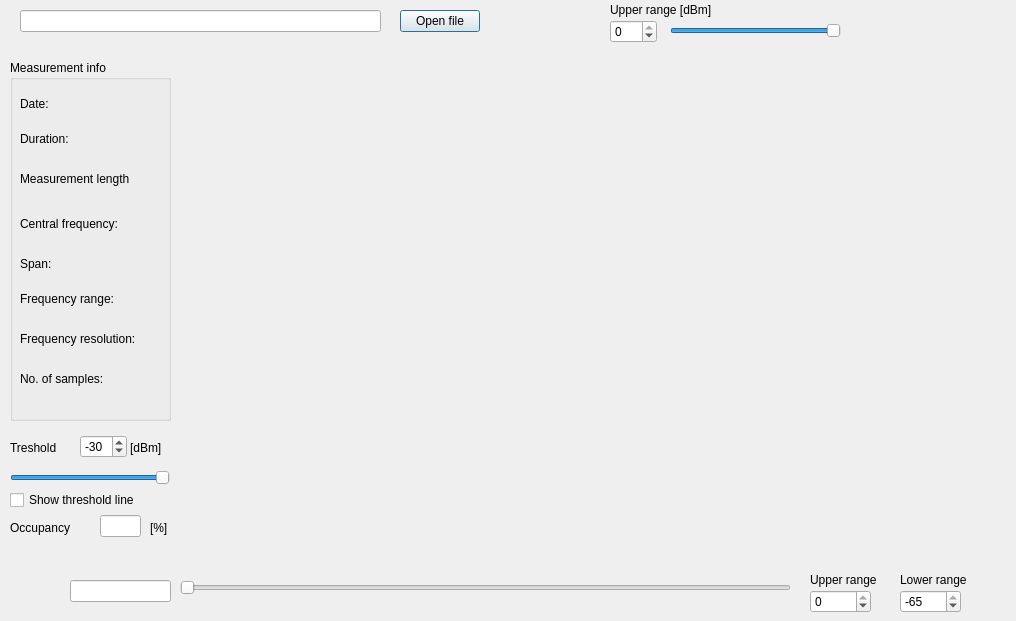
<?xml version="1.0" encoding="UTF-8"?>
<ui version="4.0">
 <class>LoadData</class>
 <widget class="QDialog" name="LoadData">
  <property name="geometry">
   <rect>
    <x>0</x>
    <y>0</y>
    <width>1016</width>
    <height>621</height>
   </rect>
  </property>
  <property name="windowTitle">
   <string>Dialog</string>
  </property>
  <widget class="QCustomPlot" name="waterfallWidget" native="true">
   <property name="geometry">
    <rect>
     <x>180</x>
     <y>60</y>
     <width>821</width>
     <height>251</height>
    </rect>
   </property>
  </widget>
  <widget class="QCustomPlot" name="graphWidget" native="true">
   <property name="geometry">
    <rect>
     <x>180</x>
     <y>350</y>
     <width>821</width>
     <height>221</height>
    </rect>
   </property>
  </widget>
  <widget class="QLineEdit" name="LEfilename">
   <property name="geometry">
    <rect>
     <x>20</x>
     <y>10</y>
     <width>361</width>
     <height>22</height>
    </rect>
   </property>
  </widget>
  <widget class="QGroupBox" name="groupBox">
   <property name="geometry">
    <rect>
     <x>10</x>
     <y>60</y>
     <width>161</width>
     <height>361</height>
    </rect>
   </property>
   <property name="title">
    <string>Measurement info</string>
   </property>
   <widget class="QLabel" name="labelDate">
    <property name="geometry">
     <rect>
      <x>10</x>
      <y>30</y>
      <width>111</width>
      <height>41</height>
     </rect>
    </property>
    <property name="text">
     <string>Date: 
</string>
    </property>
   </widget>
   <widget class="QLabel" name="labelDuration">
    <property name="geometry">
     <rect>
      <x>10</x>
      <y>70</y>
      <width>141</width>
      <height>31</height>
     </rect>
    </property>
    <property name="text">
     <string>Duration:
</string>
    </property>
   </widget>
   <widget class="QLabel" name="labelNoOfMeas">
    <property name="geometry">
     <rect>
      <x>10</x>
      <y>310</y>
      <width>111</width>
      <height>31</height>
     </rect>
    </property>
    <property name="text">
     <string>No. of samples:
</string>
    </property>
   </widget>
   <widget class="QLabel" name="labelMeasLength">
    <property name="geometry">
     <rect>
      <x>10</x>
      <y>110</y>
      <width>141</width>
      <height>31</height>
     </rect>
    </property>
    <property name="text">
     <string>Measurement length
</string>
    </property>
   </widget>
   <widget class="QLabel" name="labelFrequency">
    <property name="geometry">
     <rect>
      <x>10</x>
      <y>150</y>
      <width>121</width>
      <height>41</height>
     </rect>
    </property>
    <property name="text">
     <string>Central frequency: 
</string>
    </property>
   </widget>
   <widget class="QLabel" name="labelFreqRange">
    <property name="geometry">
     <rect>
      <x>10</x>
      <y>230</y>
      <width>141</width>
      <height>31</height>
     </rect>
    </property>
    <property name="text">
     <string>Frequency range:
</string>
    </property>
   </widget>
   <widget class="QLabel" name="labelSpan">
    <property name="geometry">
     <rect>
      <x>10</x>
      <y>190</y>
      <width>111</width>
      <height>41</height>
     </rect>
    </property>
    <property name="text">
     <string>Span:
</string>
    </property>
   </widget>
   <widget class="QLabel" name="labelFreqRes">
    <property name="geometry">
     <rect>
      <x>10</x>
      <y>270</y>
      <width>141</width>
      <height>31</height>
     </rect>
    </property>
    <property name="text">
     <string>Frequency resolution:
</string>
    </property>
   </widget>
  </widget>
  <widget class="QPushButton" name="PBopenFile">
   <property name="geometry">
    <rect>
     <x>400</x>
     <y>10</y>
     <width>80</width>
     <height>22</height>
    </rect>
   </property>
   <property name="text">
    <string>Open file</string>
   </property>
  </widget>
  <widget class="QSlider" name="SliderTime">
   <property name="geometry">
    <rect>
     <x>180</x>
     <y>580</y>
     <width>611</width>
     <height>16</height>
    </rect>
   </property>
   <property name="orientation">
    <enum>Qt::Horizontal</enum>
   </property>
   <property name="invertedControls">
    <bool>true</bool>
   </property>
  </widget>
  <widget class="QSlider" name="SliderColorScale">
   <property name="geometry">
    <rect>
     <x>670</x>
     <y>20</y>
     <width>171</width>
     <height>21</height>
    </rect>
   </property>
   <property name="minimum">
    <number>-90</number>
   </property>
   <property name="maximum">
    <number>0</number>
   </property>
   <property name="singleStep">
    <number>5</number>
   </property>
   <property name="orientation">
    <enum>Qt::Horizontal</enum>
   </property>
  </widget>
  <widget class="QLineEdit" name="LEtime">
   <property name="geometry">
    <rect>
     <x>70</x>
     <y>580</y>
     <width>101</width>
     <height>22</height>
    </rect>
   </property>
  </widget>
  <widget class="QLabel" name="label_5">
   <property name="geometry">
    <rect>
     <x>900</x>
     <y>570</y>
     <width>81</width>
     <height>20</height>
    </rect>
   </property>
   <property name="text">
    <string>Lower range</string>
   </property>
  </widget>
  <widget class="QSpinBox" name="SBlowerRange">
   <property name="geometry">
    <rect>
     <x>900</x>
     <y>590</y>
     <width>61</width>
     <height>23</height>
    </rect>
   </property>
   <property name="minimum">
    <number>-110</number>
   </property>
   <property name="maximum">
    <number>-65</number>
   </property>
   <property name="singleStep">
    <number>5</number>
   </property>
  </widget>
  <widget class="QLabel" name="label_4">
   <property name="geometry">
    <rect>
     <x>810</x>
     <y>570</y>
     <width>81</width>
     <height>20</height>
    </rect>
   </property>
   <property name="text">
    <string>Upper range</string>
   </property>
  </widget>
  <widget class="QSpinBox" name="SBupperRange">
   <property name="geometry">
    <rect>
     <x>810</x>
     <y>590</y>
     <width>61</width>
     <height>23</height>
    </rect>
   </property>
   <property name="minimum">
    <number>-60</number>
   </property>
   <property name="maximum">
    <number>0</number>
   </property>
   <property name="singleStep">
    <number>5</number>
   </property>
  </widget>
  <widget class="QCustomPlot" name="bandUsage" native="true">
   <property name="geometry">
    <rect>
     <x>180</x>
     <y>310</y>
     <width>821</width>
     <height>41</height>
    </rect>
   </property>
  </widget>
  <widget class="QLabel" name="label_9">
   <property name="geometry">
    <rect>
     <x>130</x>
     <y>440</y>
     <width>41</width>
     <height>16</height>
    </rect>
   </property>
   <property name="text">
    <string>[dBm]</string>
   </property>
  </widget>
  <widget class="QLabel" name="label_11">
   <property name="geometry">
    <rect>
     <x>10</x>
     <y>520</y>
     <width>81</width>
     <height>16</height>
    </rect>
   </property>
   <property name="text">
    <string>Occupancy</string>
   </property>
  </widget>
  <widget class="QCheckBox" name="checkBoxLineVisible">
   <property name="geometry">
    <rect>
     <x>10</x>
     <y>490</y>
     <width>151</width>
     <height>20</height>
    </rect>
   </property>
   <property name="text">
    <string>Show threshold line</string>
   </property>
  </widget>
  <widget class="QSpinBox" name="SBtreshold">
   <property name="geometry">
    <rect>
     <x>80</x>
     <y>435</y>
     <width>47</width>
     <height>23</height>
    </rect>
   </property>
   <property name="suffix">
    <string/>
   </property>
   <property name="minimum">
    <number>-100</number>
   </property>
   <property name="maximum">
    <number>0</number>
   </property>
   <property name="singleStep">
    <number>5</number>
   </property>
   <property name="value">
    <number>-30</number>
   </property>
  </widget>
  <widget class="QLineEdit" name="LEoccupancy">
   <property name="geometry">
    <rect>
     <x>100</x>
     <y>515</y>
     <width>41</width>
     <height>22</height>
    </rect>
   </property>
   <property name="alignment">
    <set>Qt::AlignRight|Qt::AlignTrailing|Qt::AlignVCenter</set>
   </property>
  </widget>
  <widget class="QLabel" name="label_6">
   <property name="geometry">
    <rect>
     <x>10</x>
     <y>440</y>
     <width>61</width>
     <height>16</height>
    </rect>
   </property>
   <property name="text">
    <string>Treshold</string>
   </property>
  </widget>
  <widget class="QLabel" name="label_10">
   <property name="geometry">
    <rect>
     <x>150</x>
     <y>520</y>
     <width>21</width>
     <height>16</height>
    </rect>
   </property>
   <property name="text">
    <string>[%]</string>
   </property>
  </widget>
  <widget class="QSpinBox" name="SBupperWF">
   <property name="geometry">
    <rect>
     <x>610</x>
     <y>20</y>
     <width>47</width>
     <height>23</height>
    </rect>
   </property>
   <property name="minimum">
    <number>-90</number>
   </property>
   <property name="maximum">
    <number>0</number>
   </property>
   <property name="singleStep">
    <number>5</number>
   </property>
  </widget>
  <widget class="QLabel" name="label_7">
   <property name="geometry">
    <rect>
     <x>610</x>
     <y>0</y>
     <width>121</width>
     <height>20</height>
    </rect>
   </property>
   <property name="text">
    <string>Upper range [dBm]</string>
   </property>
  </widget>
  <widget class="QSlider" name="SliderTreshold">
   <property name="geometry">
    <rect>
     <x>10</x>
     <y>470</y>
     <width>160</width>
     <height>16</height>
    </rect>
   </property>
   <property name="minimum">
    <number>-100</number>
   </property>
   <property name="maximum">
    <number>0</number>
   </property>
   <property name="orientation">
    <enum>Qt::Horizontal</enum>
   </property>
  </widget>
 </widget>
 <customwidgets>
  <customwidget>
   <class>QCustomPlot</class>
   <extends>QWidget</extends>
   <header>qcustomplot.h</header>
   <container>1</container>
  </customwidget>
 </customwidgets>
 <resources/>
 <connections/>
</ui>
